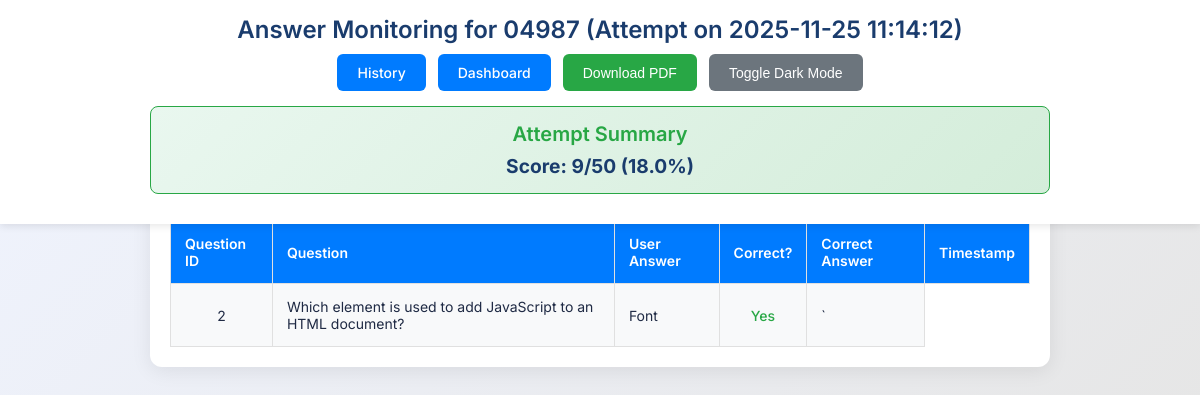
Screenshot of /monit_answers/04987/1 (signed in) with the database file from the repository.
### back.py (models this page shows)
class Attempt(db.Model):
    id = db.Column(db.Integer, primary_key=True)
    username = db.Column(db.String(50), nullable=False)
    score = db.Column(db.Integer, nullable=False)
    date = db.Column(db.DateTime, default=now_ng)

class AnswerLog(db.Model):
    id = db.Column(db.Integer, primary_key=True)
    username = db.Column(db.String(50), nullable=False)
    attempt_id = db.Column(db.Integer, nullable=False)
    question_id = db.Column(db.Integer, nullable=False)
    user_answer = db.Column(db.String(200), nullable=False)
    is_correct = db.Column(db.Boolean, nullable=False)
    timestamp = db.Column(db.DateTime, default=now_ng)

### back.py (the view)
@app.route('/monit_answers/<username>/<int:attempt_id>')
@login_required
def monit_answers(username, attempt_id):
    logs = AnswerLog.query.filter_by(username=username, attempt_id=attempt_id).order_by(AnswerLog.timestamp.desc()).all()
    attempt = Attempt.query.get(attempt_id)
    question_dict = {q['id']: {'question': q['question'], 'answer': q['answer']} for q in questions}
    enriched_logs = [
        {
            'question_id': log.question_id,
            'question': question_dict.get(log.question_id, {'question': 'Unknown Question'})['question'],
            'user_answer': log.user_answer,
            'is_correct': log.is_correct,
            'correct_answer': question_dict.get(log.question_id, {'answer': 'Unknown Answer'})['answer'],
            'timestamp': log.timestamp
        }
        for log in logs
    ]
    score = attempt.score if attempt else 0
    percentage = (score / 50) * 100 if attempt else 0
    return render_template(
        'monit.html',
        logs=enriched_logs,
        username=username,
        attempt_id=attempt_id,
        attempt_date=attempt.date if attempt else None,
        score=score,
        percentage=f'{percentage:.1f}',
        total=50
    )

### back.py (called while the page is built)
def login_required(f):
    @wraps(f)
    def decorated_function(*args, **kwargs):
        if session.get('admin_logged_in') != True:
            return redirect(url_for('admin_login', next=request.url))
        return f(*args, **kwargs)
    return decorated_function

### templates/monit.html (shortened to what this page needs)
<!DOCTYPE html>
<html lang="en">
<head>
</head>
<body>
    <div class="fixed-nav">
        <div class="nav-content">
            <h1>Answer Monitoring for {{ username | safe }} (Attempt on {{ attempt_date.strftime('%Y-%m-%d %H:%M:%S') if attempt_date else 'Unknown' }})</h1>
            <div class="nav-links">
                <a href="/hist/{{ username | safe }}">History</a>
                <a href="/admin/scores">Dashboard</a>
                <button onclick="downloadAnswers()">Download PDF</button>
                <button onclick="toggleDarkMode()" class="dark-mode-btn">Toggle Dark Mode</button>
            </div>
            <div class="summary-box">
                <h2>Attempt Summary</h2>
                <p style="font-size: larger; font-weight: bolder;">Score: {{ score }}/{{ total }} ({{ (score / total * 100) | round(1) }}%)</p>
            </div>
        </div>
    </div>
    <div class="container">
        <table>
            <tr>
                <th>Question ID</th>
                <th>Question</th>
                <th>User Answer</th>
                <th>Correct?</th>
                <th>Correct Answer</th>
                <th>Timestamp</th>
            </tr>
            {% for log in logs %}
            <tr>
                <td style="text-align: center;">{{ log.question_id }}</td>
                <td>{{ log.question | safe }}</td>
                <td class="{{ 'not-answered' if log.user_answer == 'Not Answered' else '' }}">{{ log.user_answer | safe }}</td>
                <td class="{{ 'correct' if log.is_correct else 'incorrect' if log.user_answer != 'Not Answered' else 'not-answered' }}" style="text-align: center;">
                    {{ 'Yes' if log.is_correct else 'No' if log.user_answer != 'Not Answered' else 'N/A' }}
                </td>
                <td>{{ log.correct_answer | safe }}</td>
            {% else %}
            <tr><td colspan="6" class="no-data">No questions available for this attempt</td></tr>
            {% endfor %}
</body>
</html>

### templates/monit.html (style rules this page uses)
* { box-sizing: border-box; }
body { font-family: 'Inter', sans-serif; background: linear-gradient(135deg, #f0f4ff 0%, #e6e6e6 100%); margin: 0; padding: 0; color: #1f2a44; transition: all 0.3s ease; }
.fixed-nav { position: fixed; top: 0; left: 0; right: 0; background: #ffffff; box-shadow: 0 2px 8px rgba(0, 0, 0, 0.1); z-index: 1000; padding: 15px 20px; }
.nav-content { max-width: 900px; margin: 0 auto; }
.fixed-nav h1 { text-align: center; color: #1a3c6d; font-size: 24px; font-weight: 600; margin: 0 0 10px; }
.nav-links { display: flex; justify-content: center; gap: 12px; flex-wrap: wrap; }
.nav-links a, .nav-links button { padding: 10px 20px; border-radius: 6px; font-size: 14px; font-weight: 500; text-decoration: none; cursor: pointer; transition: all 0.2s ease; }
.nav-links a { background: #007bff; color: white; }
.nav-links button { background: #28a745; color: white; border: none; }
.nav-links .dark-mode-btn { background: #6c757d; }
.summary-box { background: linear-gradient(135deg, #e9f7ef, #d4edda); padding: 15px; border-radius: 8px; margin: 15px auto; text-align: center; border: 1px solid #28a745; animation: fadeIn 0.5s ease-in; }
.summary-box h2 { margin: 0; color: #28a745; font-size: 20px; font-weight: 600; }
.summary-box p { margin: 8px 0 0; font-size: 18px; font-weight: 500; color: #1a3c6d; }
.container { max-width: 900px; margin: 180px auto 50px; padding: 20px; background: #ffffff; border-radius: 12px; box-shadow: 0 4px 20px rgba(0, 0, 0, 0.08); animation: fadeIn 0.7s ease-in; }
table { width: 100%; border-collapse: collapse; margin-top: 20px; }
th, td { padding: 14px; border: 1px solid #e0e0e0; text-align: left; font-size: 14px; }
th { background: #007bff; color: white; font-weight: 600; position: sticky; top: 150px; z-index: 10; }
td { background: #ffffff; }
tr:nth-child(even) td { background: #f8f9fa; }
td.correct { color: #28a745; font-weight: 500; }

### rows the page displays
Attempt: date "2025-11-25 11:14:12"
AnswerLog: question_id "2", question "Which element is used to add JavaScript to an HTML document?", user_answer "Font", is_correct "Yes", correct_answer "`"

### other values shown
{{ username | safe }} "04987"
{{ score }} "9"
{{ total }} "50"
{{ (score / total * 100) | round(1) }} "18.0"
